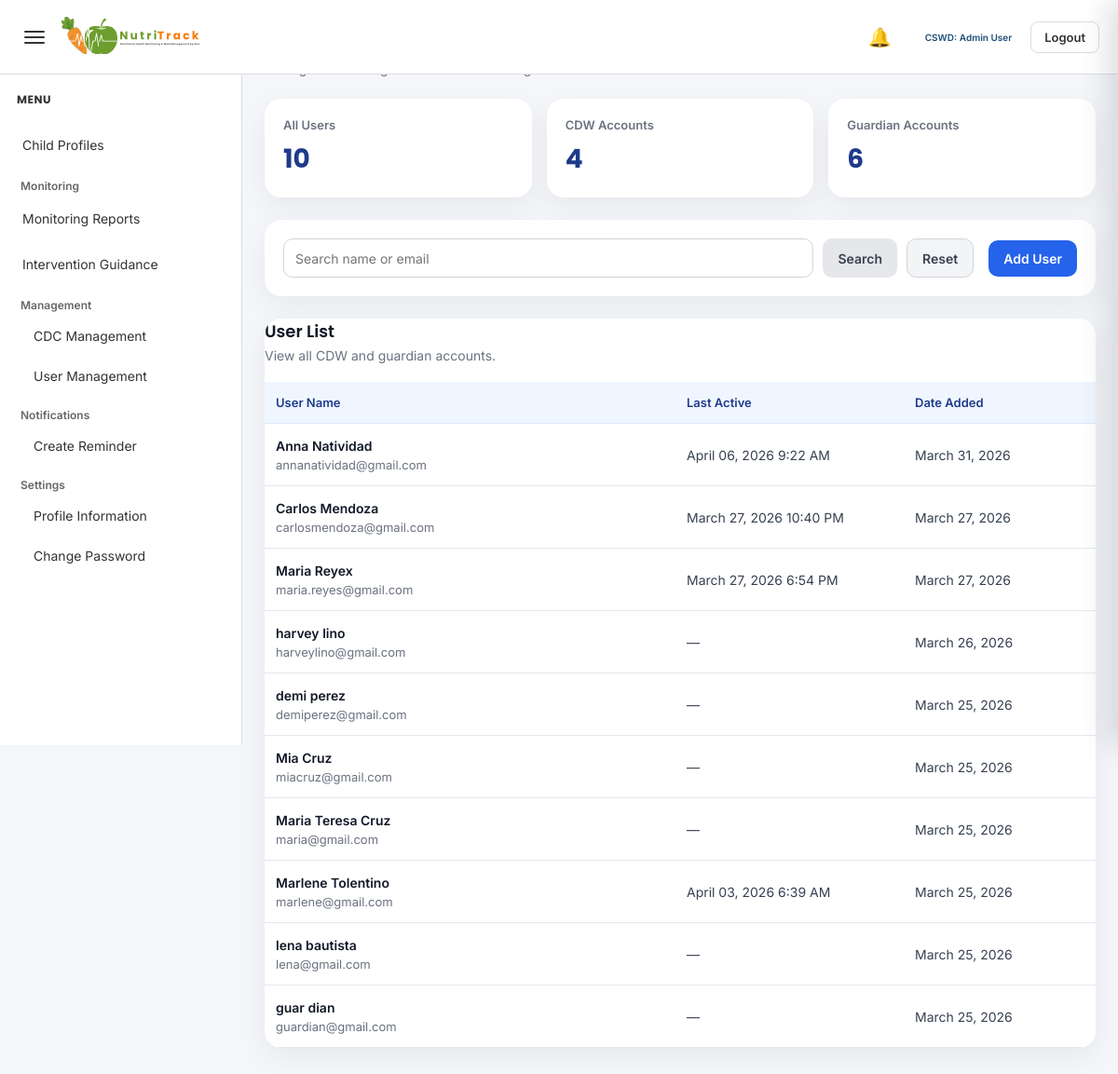
The app's page /admin/add_user.php (signed in), older data.
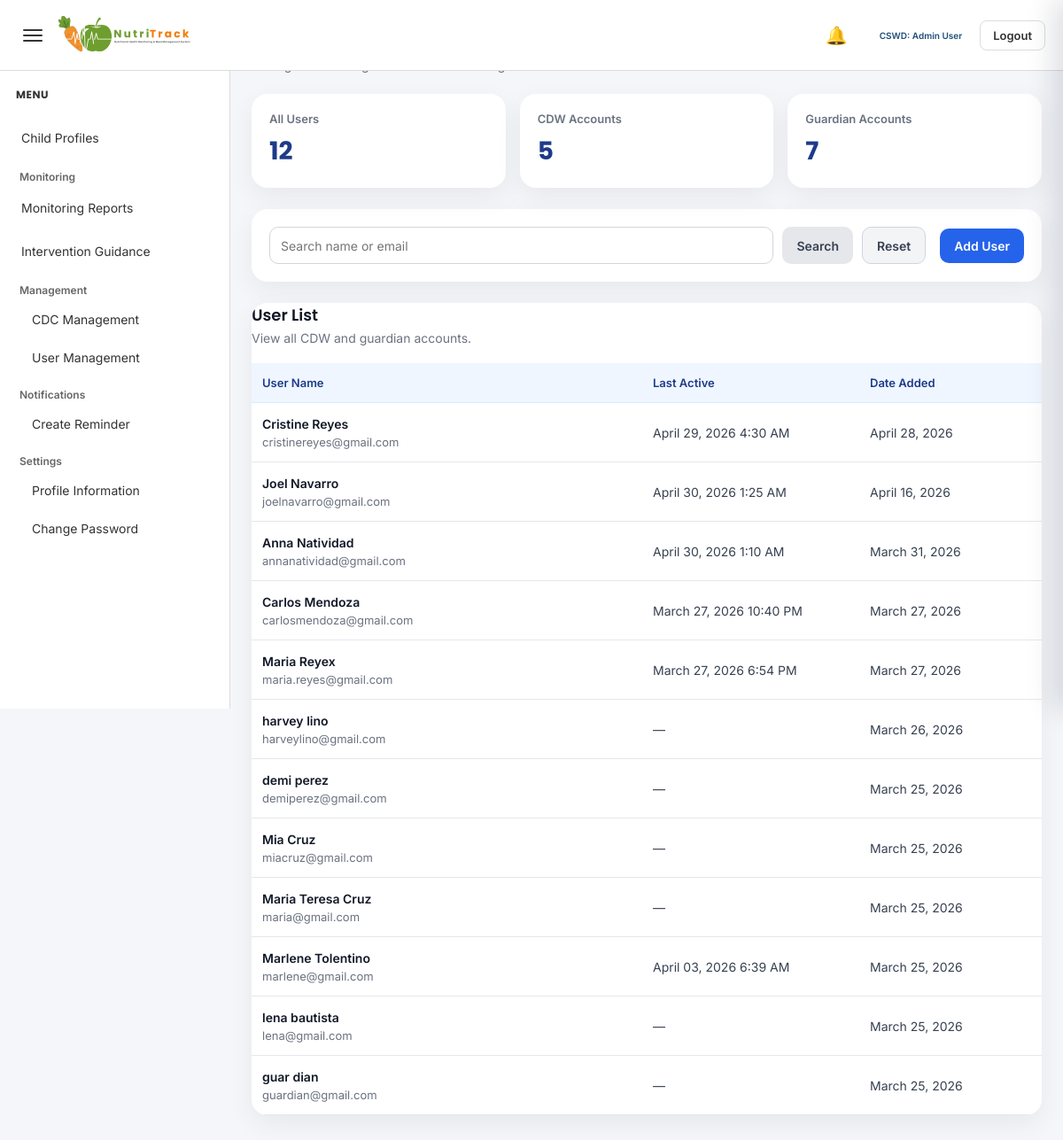
The same page, newer data.
### tables this page shows
CREATE TABLE `users` (
  `user_id` int(11) NOT NULL,
  `role_id` int(11) DEFAULT NULL,
  `first_name` varchar(100) DEFAULT NULL,
  `last_name` varchar(100) DEFAULT NULL,
  `email` varchar(100) DEFAULT NULL,
  `password` varchar(255) DEFAULT NULL,
  `contact_number` varchar(20) DEFAULT NULL,
  `address` text DEFAULT NULL,
  `created_at` timestamp NOT NULL DEFAULT current_timestamp(),
  `last_active` datetime DEFAULT NULL
);

### admin/add_user.php (the view, shortened to what the changed rows need)
<?php
include '../config/database.php';
$search = isset($_GET['search']) ? trim($_GET['search']) : "";
$total_users_result = $conn->query("SELECT COUNT(*) AS total_users FROM users WHERE role_id IN (2,3)");
$total_users = $total_users_result ? (int)$total_users_result->fetch_assoc()['total_users'] : 0;
$total_cdw_result = $conn->query("SELECT COUNT(*) AS total_cdw FROM users WHERE role_id = 2");
$total_cdw = $total_cdw_result ? (int)$total_cdw_result->fetch_assoc()['total_cdw'] : 0;
$total_guardian_result = $conn->query("SELECT COUNT(*) AS total_guardian FROM users WHERE role_id = 3");
$total_guardian = $total_guardian_result ? (int)$total_guardian_result->fetch_assoc()['total_guardian'] : 0;
if ($search != "") {
    $like = "%" . $search . "%";
    $users_stmt = $conn->prepare("
        SELECT
            u.user_id,
            u.first_name,
            u.last_name,
            u.email,
            u.contact_number,
            u.address,
            u.role_id,
            u.created_at,
            u.last_active,
            GROUP_CONCAT(DISTINCT c.cdc_name ORDER BY c.cdc_name ASC SEPARATOR ', ') AS assigned_cdc,
            GROUP_CONCAT(
                DISTINCT CONCAT(ch.first_name, ' ', ch.last_name)
                ORDER BY ch.first_name ASC, ch.last_name ASC
                SEPARATOR ', '
            ) AS linked_children
        FROM users u
        LEFT JOIN cdw_assignments ca ON u.user_id = ca.user_id
        LEFT JOIN cdc c ON ca.cdc_id = c.cdc_id
        LEFT JOIN parent_child_links pcl ON u.user_id = pcl.parent_id
        LEFT JOIN children ch ON pcl.child_id = ch.child_id
        WHERE u.role_id IN (2,3)
        AND (u.first_name LIKE ? OR u.last_name LIKE ? OR u.email LIKE ?)
        GROUP BY u.user_id, u.first_name, u.last_name, u.email, u.contact_number, u.address, u.role_id, u.created_at, u.last_active
        ORDER BY u.user_id DESC
    ");
    $users_stmt->bind_param("sss", $like, $like, $like);
    $users_stmt->execute();
    $users_result = $users_stmt->get_result();
} else {
    $users_result = $conn->query("
        SELECT
            u.user_id,
            u.first_name,
            u.last_name,
            u.email,
            u.contact_number,
            u.address,
            u.role_id,
            u.created_at,
            u.last_active,
            GROUP_CONCAT(DISTINCT c.cdc_name ORDER BY c.cdc_name ASC SEPARATOR ', ') AS assigned_cdc,
            GROUP_CONCAT(
                DISTINCT CONCAT(ch.first_name, ' ', ch.last_name)
                ORDER BY ch.first_name ASC, ch.last_name ASC
                SEPARATOR ', '
            ) AS linked_children
        FROM users u
        LEFT JOIN cdw_assignments ca ON u.user_id = ca.user_id
        LEFT JOIN cdc c ON ca.cdc_id = c.cdc_id
        LEFT JOIN parent_child_links pcl ON u.user_id = pcl.parent_id
        LEFT JOIN children ch ON pcl.child_id = ch.child_id
        WHERE u.role_id IN (2,3)
        GROUP BY u.user_id, u.first_name, u.last_name, u.email, u.contact_number, u.address, u.role_id, u.created_at, u.last_active
        ORDER BY u.user_id DESC
    ");
}
?>
<!DOCTYPE html>
<html lang="en">
<head>
    <link rel="stylesheet" href="../assets/admin-style.css">
    <link rel="stylesheet" href="../assets/add_user.css">
</head>
<body class="<?php echo (isset($_SESSION['theme_mode']) && $_SESSION['theme_mode'] === 'dark') ? 'dark-mode' : ''; ?>">
<?php include '../includes/admin_sidebar.php'; ?>
<div class="main-content" id="mainContent">
    <div class="page-header">
        <h1>User Management</h1>
    </div>
    <div class="summary-grid">
        <div class="summary-card">
            <div class="summary-label">All Users</div>
            <div class="summary-value"><?php echo $total_users; ?></div>
        </div>
        <div class="summary-card">
            <div class="summary-label">CDW Accounts</div>
            <div class="summary-value"><?php echo $total_cdw; ?></div>
        </div>
        <div class="summary-card">
            <div class="summary-label">Guardian Accounts</div>
            <div class="summary-value"><?php echo $total_guardian; ?></div>
        </div>
    </div>
    <div class="table-card">
        <div class="card-header">
            <h2>User List</h2>
        </div>
        <div class="table-wrapper">
            <table>
                <thead>
                    <tr>
                        <th style="width: 45%;">User Name</th>
                        <th style="width: 25%;">Last Active</th>
                        <th style="width: 20%;">Date Added</th>
                        <th style="width: 10%; text-align:center;">View</th>
                    </tr>
                </thead>
                <tbody>
                    <?php if ($users_result && $users_result->num_rows > 0) { ?>
                        <?php while ($user = $users_result->fetch_assoc()) { ?>
                            <?php
                                $full_name = trim($user['first_name'] . ' ' . $user['last_name']);
                            ?>
                            <tr>
                                <td>
                                    <div class="name-cell"><?php echo htmlspecialchars($full_name); ?></div>
                                    <div class="email-text"><?php echo htmlspecialchars($user['email']); ?></div>
                                </td>
                                <td>
                                    <?php
                                    if (!empty($user['last_active']) && $user['last_active'] != '0000-00-00 00:00:00') {
                                        echo date("F d, Y g:i A", strtotime($user['last_active']));
                                    } else {
                                        echo "—";
                                    }
                                    ?>
                                </td>
                                <td>
                                    <?php
                                    if (!empty($user['created_at']) && $user['created_at'] != '0000-00-00 00:00:00') {
                                        echo date("F d, Y", strtotime($user['created_at']));
                                    } else {
                                        echo "—";
                                    }
                                    ?>
                                </td>
                                <td class="view-cell">
                                </td>
                            </tr>
                        <?php } ?>
                    <?php } else { ?>
                        <tr>
                            <td colspan="4" class="empty-state">No users found.</td>
                        </tr>
                    <?php } ?>
                </tbody>
            </table>
        </div>
    </div>
</div>
</body>
</html>

Row changes from the older to the newer data that the page shows:
added users: full_name "Cristine Reyes", email "cristinereyes@gmail.com", last_active "April 29, 2026 4:30 AM", created_at "April 28, 2026"
added users: full_name "Joel Navarro", email "joelnavarro@gmail.com", last_active "April 30, 2026 1:25 AM", created_at "April 16, 2026"
changed users "Anna Natividad": last_active "April 06, 2026 9:22 AM" → "April 30, 2026 1:10 AM"
Text that changed along with them:
$total_users: "10" → "12"
$total_cdw: "4" → "5"
$total_guardian: "6" → "7"
